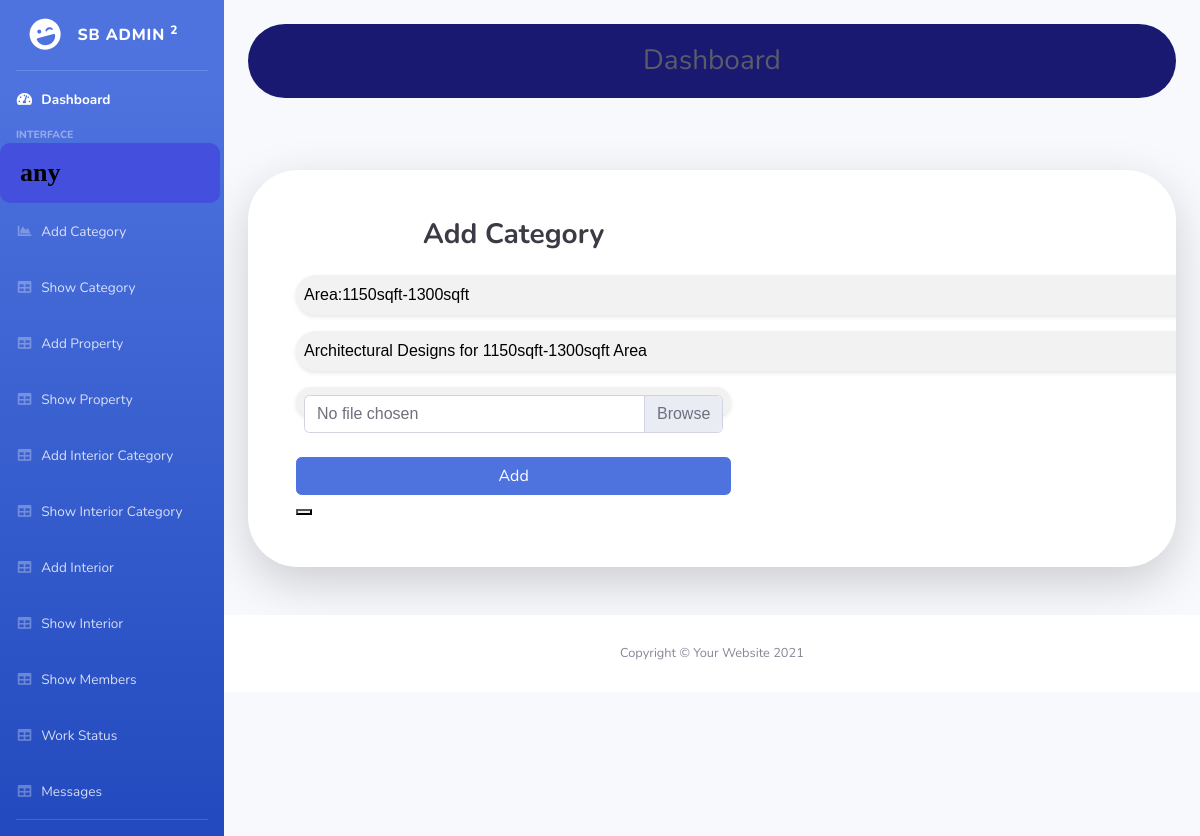
/index/updateCategory/3, run on an earlier commit of the app's database.
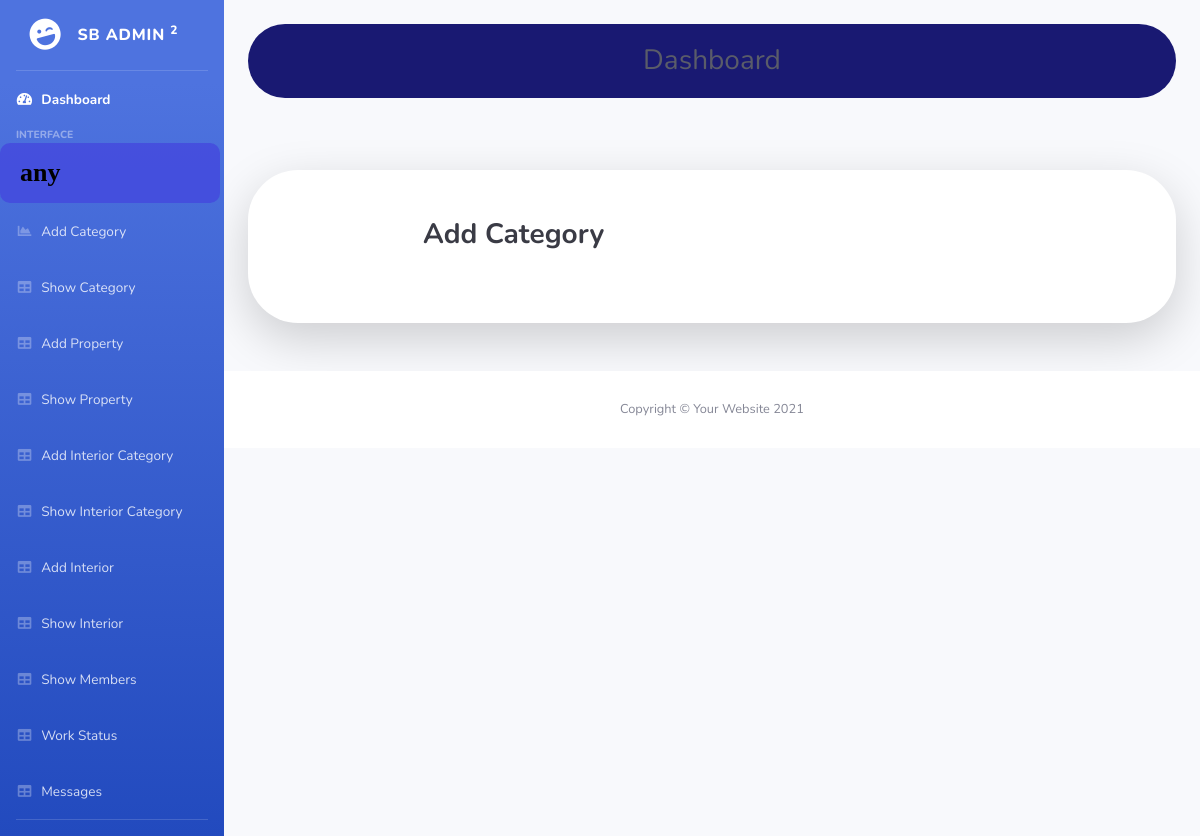
And on a later commit of the database.
### Adminmodule/models.py (models this page shows, shortened)
class Category(models.Model):
    name = models.CharField(max_length=100)
    description = models.TextField()
    image = models.ImageField(upload_to='category_images/', null=True, blank=True)

### Adminmodule/views.py (the view)
# urls.py: path('updateCategory/<int:dataid>', views.updateCategory, name="updateCategory"),
def updateCategory(request,dataid):
    data=Category.objects.filter(id=dataid)
    return render(request, "updateCategory.html",{"data":data})

### Adminmodule/templates/updateCategory.html (shortened to what this page needs)
<!DOCTYPE html>
{% extends 'Adminindex.html' %}
{% block content %}
<html lang="en">
<head>
    <link href="vendor/fontawesome-free/css/all.min.css" rel="stylesheet" type="text/css">
    <link href="css/sb-admin-2.min.css" rel="stylesheet">
</head>
<body class="bg-gradient-primary">
    <div class="container">
        <div class="card o-hidden border-0 shadow-lg my-5" style="border-radius: 50px;">
            <div class="card-body p-0">
                <div class="row">
                    <div class="col-lg-7">
                        <div class="p-5">
                            <div class="text-center">
                                <h1 class="h3 font-weight-bold text-gray-900 mb-4">Add Category</h1>
                            </div>
                            {% for i in data %}
<form method="post" action="{% url 'updateCategoryfun' item=i.id %}" enctype="multipart/form-data">
    <input type="text" name="CategoryName" placeholder="Category"  style="width: 900px;height:40px; border-radius: 50px;" class="form-group custom-input" value="{{i.name}}">
    <input type="text" name="description" placeholder="description"  style="width: 900px;height:40px; border-radius: 50px;" class="form-group custom-input" value="{{i.description}}">
<div class="form-group custom-input">
    <div class="input-group">
        <div class="custom-file" style="width: 900px; border-radius: 50px;">
            <label class="custom-file-label" for="customFile">No file chosen</label>
        </div>
    </div>
</div>
<br>
                                <button type="submit" class="btn btn-primary btn-user btn-block">
                                    Add
                                <button>
                            </form>
                            {% endfor %}
                        </div>
                    </div>
                </div>
            </div>
        </div>
    </div>
{% endblock %}

What changed in the data, as far as the page shows it:
removed Category: CategoryName "Area:1150sqft-1300sqft", description "Architectural Designs for 1150sqft-1300sqft Area"
